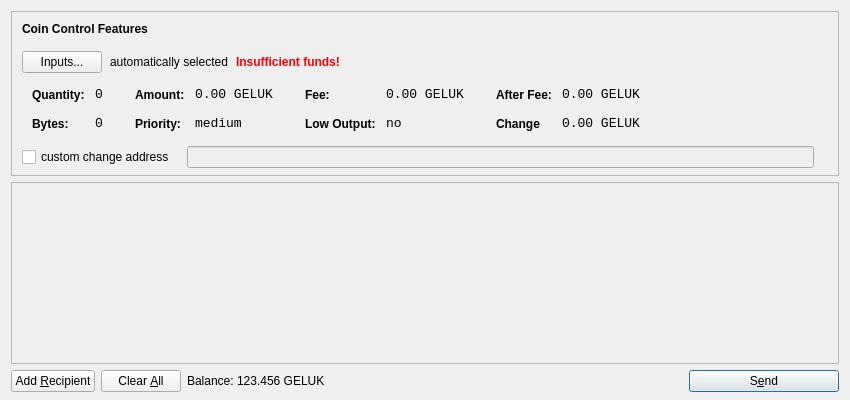
<?xml version="1.0" encoding="UTF-8"?>
<ui version="4.0">
 <class>SendCoinsDialog</class>
 <widget class="QDialog" name="SendCoinsDialog">
  <property name="geometry">
   <rect>
    <x>0</x>
    <y>0</y>
    <width>850</width>
    <height>400</height>
   </rect>
  </property>
  <property name="windowTitle">
   <string>Send Coins</string>
  </property>
  <layout class="QVBoxLayout" name="verticalLayout" stretch="0,1,0">
   <property name="bottomMargin">
    <number>8</number>
   </property>
   <item>
    <widget class="QFrame" name="frameCoinControl">
     <property name="sizePolicy">
      <sizepolicy hsizetype="Expanding" vsizetype="Expanding">
       <horstretch>0</horstretch>
       <verstretch>0</verstretch>
      </sizepolicy>
     </property>
     <property name="maximumSize">
      <size>
       <width>16777215</width>
       <height>16777215</height>
      </size>
     </property>
     <property name="frameShape">
      <enum>QFrame::StyledPanel</enum>
     </property>
     <property name="frameShadow">
      <enum>QFrame::Sunken</enum>
     </property>
     <layout class="QVBoxLayout" name="verticalLayoutCoinControl2">
      <property name="spacing">
       <number>-1</number>
      </property>
      <property name="leftMargin">
       <number>0</number>
      </property>
      <property name="topMargin">
       <number>0</number>
      </property>
      <property name="rightMargin">
       <number>0</number>
      </property>
      <property name="bottomMargin">
       <number>6</number>
      </property>
      <item>
       <layout class="QVBoxLayout" name="verticalLayoutCoinControl" stretch="0,0,0,0,1">
        <property name="spacing">
         <number>0</number>
        </property>
        <property name="leftMargin">
         <number>10</number>
        </property>
        <property name="topMargin">
         <number>10</number>
        </property>
        <item>
         <layout class="QHBoxLayout" name="horizontalLayoutCoinControl1">
          <property name="bottomMargin">
           <number>15</number>
          </property>
          <item>
           <widget class="QLabel" name="labelCoinControlFeatures">
            <property name="sizePolicy">
             <sizepolicy hsizetype="Preferred" vsizetype="Maximum">
              <horstretch>0</horstretch>
              <verstretch>0</verstretch>
             </sizepolicy>
            </property>
            <property name="font">
             <font>
              <weight>75</weight>
              <bold>true</bold>
             </font>
            </property>
            <property name="styleSheet">
             <string notr="true">font-weight:bold;</string>
            </property>
            <property name="text">
             <string>Coin Control Features</string>
            </property>
           </widget>
          </item>
         </layout>
        </item>
        <item>
         <layout class="QHBoxLayout" name="horizontalLayoutCoinControl2" stretch="0,0,0,0">
          <property name="spacing">
           <number>8</number>
          </property>
          <property name="bottomMargin">
           <number>10</number>
          </property>
          <item>
           <widget class="QPushButton" name="pushButtonCoinControl">
            <property name="styleSheet">
             <string notr="true"/>
            </property>
            <property name="text">
             <string>Inputs...</string>
            </property>
           </widget>
          </item>
          <item>
           <widget class="QLabel" name="labelCoinControlAutomaticallySelected">
            <property name="text">
             <string>automatically selected</string>
            </property>
            <property name="margin">
             <number>5</number>
            </property>
           </widget>
          </item>
          <item>
           <widget class="QLabel" name="labelCoinControlInsuffFunds">
            <property name="font">
             <font>
              <weight>75</weight>
              <bold>true</bold>
             </font>
            </property>
            <property name="styleSheet">
             <string notr="true">color:red;font-weight:bold;</string>
            </property>
            <property name="text">
             <string>Insufficient funds!</string>
            </property>
            <property name="margin">
             <number>5</number>
            </property>
           </widget>
          </item>
          <item>
           <spacer name="horizontalSpacerCoinControl">
            <property name="orientation">
             <enum>Qt::Horizontal</enum>
            </property>
            <property name="sizeHint" stdset="0">
             <size>
              <width>40</width>
              <height>1</height>
             </size>
            </property>
           </spacer>
          </item>
         </layout>
        </item>
        <item>
         <widget class="QWidget" name="widgetCoinControl" native="true">
          <property name="sizePolicy">
           <sizepolicy hsizetype="Preferred" vsizetype="Preferred">
            <horstretch>0</horstretch>
            <verstretch>0</verstretch>
           </sizepolicy>
          </property>
          <property name="minimumSize">
           <size>
            <width>0</width>
            <height>0</height>
           </size>
          </property>
          <property name="styleSheet">
           <string notr="true"/>
          </property>
          <layout class="QHBoxLayout" name="horizontalLayoutCoinControl5">
           <property name="margin">
            <number>0</number>
           </property>
           <item>
            <layout class="QHBoxLayout" name="horizontalLayoutCoinControl3" stretch="0,0,0,1">
             <property name="spacing">
              <number>20</number>
             </property>
             <property name="topMargin">
              <number>0</number>
             </property>
             <property name="bottomMargin">
              <number>10</number>
             </property>
             <item>
              <layout class="QFormLayout" name="formLayoutCoinControl1">
               <property name="horizontalSpacing">
                <number>10</number>
               </property>
               <property name="verticalSpacing">
                <number>14</number>
               </property>
               <property name="leftMargin">
                <number>10</number>
               </property>
               <property name="topMargin">
                <number>4</number>
               </property>
               <property name="rightMargin">
                <number>6</number>
               </property>
               <item row="0" column="0">
                <widget class="QLabel" name="labelCoinControlQuantityText">
                 <property name="styleSheet">
                  <string notr="true">font-weight:bold;</string>
                 </property>
                 <property name="text">
                  <string>Quantity:</string>
                 </property>
                 <property name="margin">
                  <number>0</number>
                 </property>
                </widget>
               </item>
               <item row="0" column="1">
                <widget class="QLabel" name="labelCoinControlQuantity">
                 <property name="font">
                  <font>
                   <family>Monospace</family>
                   <pointsize>10</pointsize>
                  </font>
                 </property>
                 <property name="cursor">
                  <cursorShape>IBeamCursor</cursorShape>
                 </property>
                 <property name="contextMenuPolicy">
                  <enum>Qt::ActionsContextMenu</enum>
                 </property>
                 <property name="text">
                  <string>0</string>
                 </property>
                 <property name="margin">
                  <number>0</number>
                 </property>
                 <property name="textInteractionFlags">
                  <set>Qt::LinksAccessibleByMouse|Qt::TextSelectableByKeyboard|Qt::TextSelectableByMouse</set>
                 </property>
                </widget>
               </item>
               <item row="1" column="0">
                <widget class="QLabel" name="labelCoinControlBytesText">
                 <property name="styleSheet">
                  <string notr="true">font-weight:bold;</string>
                 </property>
                 <property name="text">
                  <string>Bytes:</string>
                 </property>
                </widget>
               </item>
               <item row="1" column="1">
                <widget class="QLabel" name="labelCoinControlBytes">
                 <property name="font">
                  <font>
                   <family>Monospace</family>
                   <pointsize>10</pointsize>
                  </font>
                 </property>
                 <property name="cursor">
                  <cursorShape>IBeamCursor</cursorShape>
                 </property>
                 <property name="contextMenuPolicy">
                  <enum>Qt::ActionsContextMenu</enum>
                 </property>
                 <property name="text">
                  <string>0</string>
                 </property>
                 <property name="textInteractionFlags">
                  <set>Qt::LinksAccessibleByMouse|Qt::TextSelectableByKeyboard|Qt::TextSelectableByMouse</set>
                 </property>
                </widget>
               </item>
              </layout>
             </item>
             <item>
              <layout class="QFormLayout" name="formLayoutCoinControl2">
               <property name="horizontalSpacing">
                <number>10</number>
               </property>
               <property name="verticalSpacing">
                <number>14</number>
               </property>
               <property name="leftMargin">
                <number>6</number>
               </property>
               <property name="topMargin">
                <number>4</number>
               </property>
               <property name="rightMargin">
                <number>6</number>
               </property>
               <item row="0" column="0">
                <widget class="QLabel" name="labelCoinControlAmountText">
                 <property name="styleSheet">
                  <string notr="true">font-weight:bold;</string>
                 </property>
                 <property name="text">
                  <string>Amount:</string>
                 </property>
                 <property name="margin">
                  <number>0</number>
                 </property>
                </widget>
               </item>
               <item row="0" column="1">
                <widget class="QLabel" name="labelCoinControlAmount">
                 <property name="font">
                  <font>
                   <family>Monospace</family>
                   <pointsize>10</pointsize>
                  </font>
                 </property>
                 <property name="cursor">
                  <cursorShape>IBeamCursor</cursorShape>
                 </property>
                 <property name="contextMenuPolicy">
                  <enum>Qt::ActionsContextMenu</enum>
                 </property>
                 <property name="text">
                  <string>0.00 GELUK</string>
                 </property>
                 <property name="textInteractionFlags">
                  <set>Qt::LinksAccessibleByMouse|Qt::TextSelectableByKeyboard|Qt::TextSelectableByMouse</set>
                 </property>
                </widget>
               </item>
               <item row="1" column="0">
                <widget class="QLabel" name="labelCoinControlPriorityText">
                 <property name="styleSheet">
                  <string notr="true">font-weight:bold;</string>
                 </property>
                 <property name="text">
                  <string>Priority:</string>
                 </property>
                </widget>
               </item>
               <item row="1" column="1">
                <widget class="QLabel" name="labelCoinControlPriority">
                 <property name="font">
                  <font>
                   <family>Monospace</family>
                   <pointsize>10</pointsize>
                  </font>
                 </property>
                 <property name="cursor">
                  <cursorShape>IBeamCursor</cursorShape>
                 </property>
                 <property name="contextMenuPolicy">
                  <enum>Qt::ActionsContextMenu</enum>
                 </property>
                 <property name="text">
                  <string>medium</string>
                 </property>
                 <property name="textInteractionFlags">
                  <set>Qt::LinksAccessibleByMouse|Qt::TextSelectableByKeyboard|Qt::TextSelectableByMouse</set>
                 </property>
                </widget>
               </item>
              </layout>
             </item>
             <item>
              <layout class="QFormLayout" name="formLayoutCoinControl3">
               <property name="horizontalSpacing">
                <number>10</number>
               </property>
               <property name="verticalSpacing">
                <number>14</number>
               </property>
               <property name="leftMargin">
                <number>6</number>
               </property>
               <property name="topMargin">
                <number>4</number>
               </property>
               <property name="rightMargin">
                <number>6</number>
               </property>
               <item row="0" column="0">
                <widget class="QLabel" name="labelCoinControlFeeText">
                 <property name="styleSheet">
                  <string notr="true">font-weight:bold;</string>
                 </property>
                 <property name="text">
                  <string>Fee:</string>
                 </property>
                 <property name="margin">
                  <number>0</number>
                 </property>
                </widget>
               </item>
               <item row="0" column="1">
                <widget class="QLabel" name="labelCoinControlFee">
                 <property name="font">
                  <font>
                   <family>Monospace</family>
                   <pointsize>10</pointsize>
                  </font>
                 </property>
                 <property name="cursor">
                  <cursorShape>IBeamCursor</cursorShape>
                 </property>
                 <property name="contextMenuPolicy">
                  <enum>Qt::ActionsContextMenu</enum>
                 </property>
                 <property name="text">
                  <string>0.00 GELUK</string>
                 </property>
                 <property name="textInteractionFlags">
                  <set>Qt::LinksAccessibleByMouse|Qt::TextSelectableByKeyboard|Qt::TextSelectableByMouse</set>
                 </property>
                </widget>
               </item>
               <item row="1" column="0">
                <widget class="QLabel" name="labelCoinControlLowOutputText">
                 <property name="styleSheet">
                  <string notr="true">font-weight:bold;</string>
                 </property>
                 <property name="text">
                  <string>Low Output:</string>
                 </property>
                </widget>
               </item>
               <item row="1" column="1">
                <widget class="QLabel" name="labelCoinControlLowOutput">
                 <property name="font">
                  <font>
                   <family>Monospace</family>
                   <pointsize>10</pointsize>
                  </font>
                 </property>
                 <property name="cursor">
                  <cursorShape>IBeamCursor</cursorShape>
                 </property>
                 <property name="contextMenuPolicy">
                  <enum>Qt::ActionsContextMenu</enum>
                 </property>
                 <property name="text">
                  <string>no</string>
                 </property>
                 <property name="textInteractionFlags">
                  <set>Qt::LinksAccessibleByMouse|Qt::TextSelectableByKeyboard|Qt::TextSelectableByMouse</set>
                 </property>
                </widget>
               </item>
              </layout>
             </item>
             <item>
              <layout class="QFormLayout" name="formLayoutCoinControl4">
               <property name="horizontalSpacing">
                <number>10</number>
               </property>
               <property name="verticalSpacing">
                <number>14</number>
               </property>
               <property name="leftMargin">
                <number>6</number>
               </property>
               <property name="topMargin">
                <number>4</number>
               </property>
               <property name="rightMargin">
                <number>6</number>
               </property>
               <item row="0" column="0">
                <widget class="QLabel" name="labelCoinControlAfterFeeText">
                 <property name="styleSheet">
                  <string notr="true">font-weight:bold;</string>
                 </property>
                 <property name="text">
                  <string>After Fee:</string>
                 </property>
                 <property name="margin">
                  <number>0</number>
                 </property>
                </widget>
               </item>
               <item row="0" column="1">
                <widget class="QLabel" name="labelCoinControlAfterFee">
                 <property name="font">
                  <font>
                   <family>Monospace</family>
                   <pointsize>10</pointsize>
                  </font>
                 </property>
                 <property name="cursor">
                  <cursorShape>IBeamCursor</cursorShape>
                 </property>
                 <property name="contextMenuPolicy">
                  <enum>Qt::ActionsContextMenu</enum>
                 </property>
                 <property name="text">
                  <string>0.00 GELUK</string>
                 </property>
                 <property name="textInteractionFlags">
                  <set>Qt::LinksAccessibleByMouse|Qt::TextSelectableByKeyboard|Qt::TextSelectableByMouse</set>
                 </property>
                </widget>
               </item>
               <item row="1" column="0">
                <widget class="QLabel" name="labelCoinControlChangeText">
                 <property name="styleSheet">
                  <string notr="true">font-weight:bold;</string>
                 </property>
                 <property name="text">
                  <string>Change</string>
                 </property>
                </widget>
               </item>
               <item row="1" column="1">
                <widget class="QLabel" name="labelCoinControlChange">
                 <property name="font">
                  <font>
                   <family>Monospace</family>
                   <pointsize>10</pointsize>
                  </font>
                 </property>
                 <property name="cursor">
                  <cursorShape>IBeamCursor</cursorShape>
                 </property>
                 <property name="contextMenuPolicy">
                  <enum>Qt::ActionsContextMenu</enum>
                 </property>
                 <property name="text">
                  <string>0.00 GELUK</string>
                 </property>
                 <property name="textInteractionFlags">
                  <set>Qt::LinksAccessibleByMouse|Qt::TextSelectableByKeyboard|Qt::TextSelectableByMouse</set>
                 </property>
                </widget>
               </item>
              </layout>
             </item>
            </layout>
           </item>
          </layout>
         </widget>
        </item>
        <item>
         <layout class="QHBoxLayout" name="horizontalLayoutCoinControl4" stretch="0,0,0">
          <property name="spacing">
           <number>12</number>
          </property>
          <property name="sizeConstraint">
           <enum>QLayout::SetDefaultConstraint</enum>
          </property>
          <property name="topMargin">
           <number>5</number>
          </property>
          <property name="rightMargin">
           <number>5</number>
          </property>
          <item>
           <widget class="QCheckBox" name="checkBoxCoinControlChange">
            <property name="text">
             <string>custom change address</string>
            </property>
           </widget>
          </item>
          <item>
           <widget class="QLineEdit" name="lineEditCoinControlChange">
            <property name="enabled">
             <bool>false</bool>
            </property>
            <property name="sizePolicy">
             <sizepolicy hsizetype="Expanding" vsizetype="Fixed">
              <horstretch>0</horstretch>
              <verstretch>0</verstretch>
             </sizepolicy>
            </property>
           </widget>
          </item>
          <item>
           <widget class="QLabel" name="labelCoinControlChangeLabel">
            <property name="sizePolicy">
             <sizepolicy hsizetype="Preferred" vsizetype="Expanding">
              <horstretch>0</horstretch>
              <verstretch>0</verstretch>
             </sizepolicy>
            </property>
            <property name="minimumSize">
             <size>
              <width>0</width>
              <height>0</height>
             </size>
            </property>
            <property name="text">
             <string/>
            </property>
            <property name="margin">
             <number>3</number>
            </property>
           </widget>
          </item>
         </layout>
        </item>
        <item>
         <spacer name="verticalSpacerCoinControl">
          <property name="orientation">
           <enum>Qt::Vertical</enum>
          </property>
          <property name="sizeHint" stdset="0">
           <size>
            <width>800</width>
            <height>1</height>
           </size>
          </property>
         </spacer>
        </item>
       </layout>
      </item>
     </layout>
    </widget>
   </item>
   <item>
    <widget class="QScrollArea" name="scrollArea">
     <property name="widgetResizable">
      <bool>true</bool>
     </property>
     <widget class="QWidget" name="scrollAreaWidgetContents">
      <property name="geometry">
       <rect>
        <x>0</x>
        <y>0</y>
        <width>830</width>
        <height>165</height>
       </rect>
      </property>
      <layout class="QVBoxLayout" name="verticalLayout_2">
       <property name="margin">
        <number>0</number>
       </property>
       <item>
        <layout class="QVBoxLayout" name="entries">
         <property name="spacing">
          <number>6</number>
         </property>
        </layout>
       </item>
       <item>
        <spacer name="verticalSpacer">
         <property name="orientation">
          <enum>Qt::Vertical</enum>
         </property>
         <property name="sizeHint" stdset="0">
          <size>
           <width>20</width>
           <height>40</height>
          </size>
         </property>
        </spacer>
       </item>
      </layout>
     </widget>
    </widget>
   </item>
   <item>
    <layout class="QHBoxLayout" name="horizontalLayout">
     <item>
      <widget class="QPushButton" name="addButton">
       <property name="toolTip">
        <string>Send to multiple recipients at once</string>
       </property>
       <property name="text">
        <string>Add &amp;Recipient</string>
       </property>
       <property name="icon">
        <iconset resource="../bitcoin.qrc">
         <normaloff>:/icons/add</normaloff>:/icons/add</iconset>
       </property>
       <property name="autoDefault">
        <bool>false</bool>
       </property>
      </widget>
     </item>
     <item>
      <widget class="QPushButton" name="clearButton">
       <property name="sizePolicy">
        <sizepolicy hsizetype="Minimum" vsizetype="Fixed">
         <horstretch>0</horstretch>
         <verstretch>0</verstretch>
        </sizepolicy>
       </property>
       <property name="toolTip">
        <string>Remove all transaction fields</string>
       </property>
       <property name="text">
        <string>Clear &amp;All</string>
       </property>
       <property name="icon">
        <iconset resource="../bitcoin.qrc">
         <normaloff>:/icons/remove</normaloff>:/icons/remove</iconset>
       </property>
       <property name="autoRepeatDelay">
        <number>300</number>
       </property>
       <property name="autoDefault">
        <bool>false</bool>
       </property>
      </widget>
     </item>
     <item>
      <layout class="QHBoxLayout" name="horizontalLayout_2">
       <property name="spacing">
        <number>3</number>
       </property>
       <item>
        <widget class="QLabel" name="label">
         <property name="sizePolicy">
          <sizepolicy hsizetype="Preferred" vsizetype="Fixed">
           <horstretch>0</horstretch>
           <verstretch>0</verstretch>
          </sizepolicy>
         </property>
         <property name="text">
          <string>Balance:</string>
         </property>
        </widget>
       </item>
       <item>
        <widget class="QLabel" name="labelBalance">
         <property name="sizePolicy">
          <sizepolicy hsizetype="Preferred" vsizetype="Fixed">
           <horstretch>0</horstretch>
           <verstretch>0</verstretch>
          </sizepolicy>
         </property>
         <property name="cursor">
          <cursorShape>IBeamCursor</cursorShape>
         </property>
         <property name="text">
          <string>123.456 GELUK</string>
         </property>
         <property name="textInteractionFlags">
          <set>Qt::LinksAccessibleByMouse|Qt::TextSelectableByKeyboard|Qt::TextSelectableByMouse</set>
         </property>
        </widget>
       </item>
      </layout>
     </item>
     <item>
      <spacer name="horizontalSpacer">
       <property name="orientation">
        <enum>Qt::Horizontal</enum>
       </property>
       <property name="sizeHint" stdset="0">
        <size>
         <width>40</width>
         <height>20</height>
        </size>
       </property>
      </spacer>
     </item>
     <item>
      <widget class="QPushButton" name="sendButton">
       <property name="minimumSize">
        <size>
         <width>150</width>
         <height>0</height>
        </size>
       </property>
       <property name="toolTip">
        <string>Confirm the send action</string>
       </property>
       <property name="text">
        <string>S&amp;end</string>
       </property>
       <property name="icon">
        <iconset resource="../bitcoin.qrc">
         <normaloff>:/icons/send</normaloff>:/icons/send</iconset>
       </property>
       <property name="default">
        <bool>true</bool>
       </property>
      </widget>
     </item>
    </layout>
   </item>
  </layout>
 </widget>
 <resources>
  <include location="../bitcoin.qrc"/>
 </resources>
 <connections/>
</ui>
